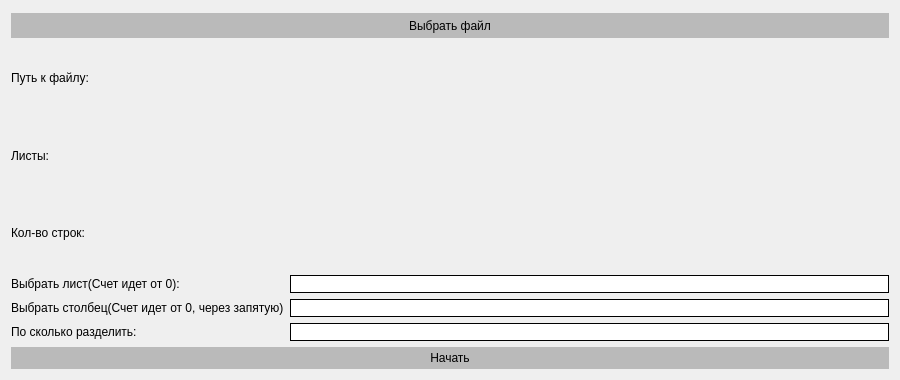
    <widget class="QWidget" name="tab_4">
     <property name="minimumSize">
      <size>
       <width>900</width>
       <height>380</height>
      </size>
     </property>
     <property name="maximumSize">
      <size>
       <width>900</width>
       <height>380</height>
      </size>
     </property>
     <attribute name="title">
      <string>Через запятую</string>
     </attribute>
     <layout class="QVBoxLayout" name="verticalLayout_4">
      <item>
       <widget class="QPushButton" name="pushButton_4">
        <property name="minimumSize">
         <size>
          <width>0</width>
          <height>25</height>
         </size>
        </property>
        <property name="maximumSize">
         <size>
          <width>16777215</width>
          <height>20</height>
         </size>
        </property>
        <property name="toolTipDuration">
         <number>-1</number>
        </property>
        <property name="styleSheet">
         <string notr="true">background-color: rgb(186, 186, 186);
border: 4px solid rgb(186, 186, 186);</string>
        </property>
        <property name="text">
         <string>Выбрать файл</string>
        </property>
       </widget>
      </item>
      <item>
       <layout class="QGridLayout" name="gridLayout_4">
        <item row="2" column="1">
         <widget class="QLabel" name="label_41">
          <property name="text">
           <string/>
          </property>
          <property name="wordWrap">
           <bool>true</bool>
          </property>
         </widget>
        </item>
        <item row="1" column="0">
         <widget class="QLabel" name="label_34">
          <property name="text">
           <string>Путь к файлу:</string>
          </property>
         </widget>
        </item>
        <item row="2" column="0">
         <widget class="QLabel" name="label_35">
          <property name="text">
           <string>Листы:</string>
          </property>
         </widget>
        </item>
        <item row="6" column="1">
         <widget class="QLineEdit" name="lineEdit_15">
          <property name="styleSheet">
           <string notr="true">border: 1px solid black;
box-shadow: inset -10px -10px 15px rgba(255, 255, 255, 0.5), 
           inset 10px 10px 15px rgba(70, 70, 70, 0.12);
</string>
          </property>
         </widget>
        </item>
        <item row="3" column="0">
         <widget class="QLabel" name="label_36">
          <property name="text">
           <string>Кол-во строк:</string>
          </property>
         </widget>
        </item>
        <item row="4" column="0">
         <widget class="QLabel" name="label_37">
          <property name="text">
           <string>Выбрать лист(Счет идет от 0):</string>
          </property>
         </widget>
        </item>
        <item row="4" column="1">
         <widget class="QLineEdit" name="lineEdit_13">
          <property name="styleSheet">
           <string notr="true">border: 1px solid black;
box-shadow: inset -10px -10px 15px rgba(255, 255, 255, 0.5), 
           inset 10px 10px 15px rgba(70, 70, 70, 0.12);
</string>
          </property>
         </widget>
        </item>
        <item row="1" column="1">
         <widget class="QLabel" name="label_40">
          <property name="text">
           <string/>
          </property>
          <property name="wordWrap">
           <bool>true</bool>
          </property>
         </widget>
        </item>
        <item row="6" column="0">
         <widget class="QLabel" name="label_39">
          <property name="text">
           <string>По сколько разделить:</string>
          </property>
         </widget>
        </item>
        <item row="3" column="1">
         <widget class="QLabel" name="label_42">
          <property name="text">
           <string/>
          </property>
          <property name="wordWrap">
           <bool>true</bool>
          </property>
         </widget>
        </item>
        <item row="5" column="0">
         <widget class="QLabel" name="label_38">
          <property name="text">
           <string>Выбрать столбец(Счет идет от 0, через запятую)</string>
          </property>
         </widget>
        </item>
        <item row="5" column="1">
         <widget class="QLineEdit" name="lineEdit_14">
          <property name="styleSheet">
           <string notr="true">border: 1px solid black;
box-shadow: inset -10px -10px 15px rgba(255, 255, 255, 0.5), 
           inset 10px 10px 15px rgba(70, 70, 70, 0.12);
</string>
          </property>
         </widget>
        </item>
       </layout>
      </item>
      <item>
       <widget class="QPushButton" name="start_4">
        <property name="styleSheet">
         <string notr="true">background-color: rgb(186, 186, 186);
border: 4px solid rgb(186, 186, 186);</string>
        </property>
        <property name="text">
         <string>Начать</string>
        </property>
       </widget>
      </item>
     </layout>
    </widget>
